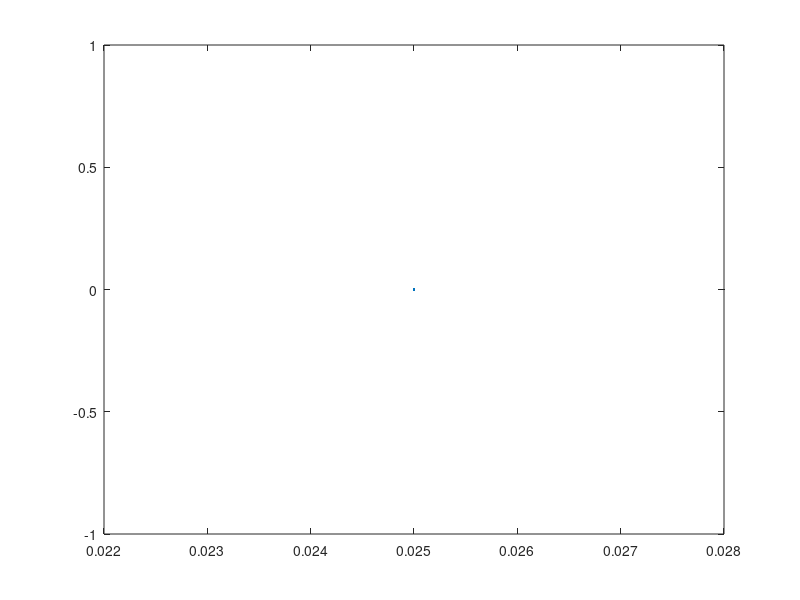

The MATLAB script that drew this image:
clc;clear variables;close all;
% ###############################################

ri = input('please insert the inner radiuse: ');
k = input('please insert the thermal conductivity: ');
h = input('please insert the convection heat-transfer coefficient: ');
ti = input('please insert the inner tempruture: ');
tinf = input('please insert the infinite tempruture: ');
% the length og tube is l=1meter
l = 1;
ro = 0.025;
q = (2*pi*l*(ti-tinf))./((log(ro./ri)./k)+1./(ro.*h));
plot(ro,q);
critical_insulation_tickness = max(q);
